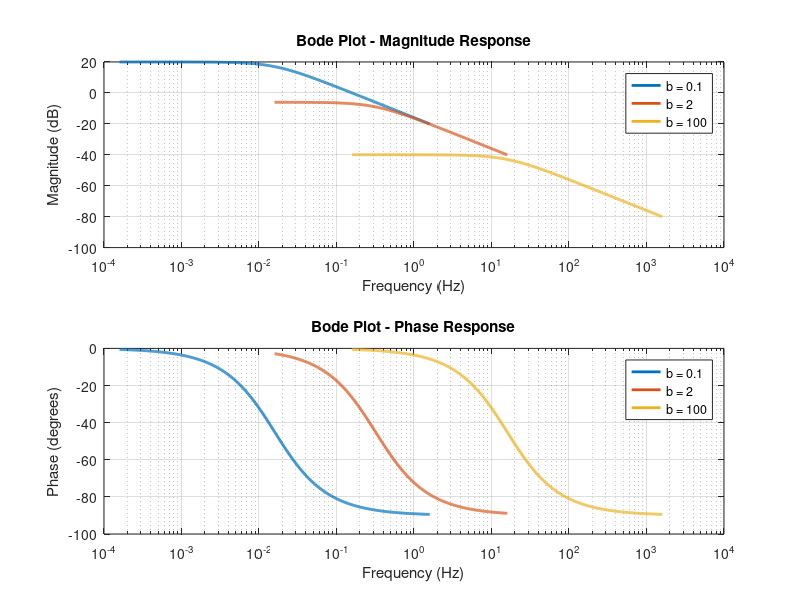

Recreate this plot in MATLAB. (Note: this script raises an error after producing the figure.)
%% A //----------//----------//----------//----------//----------//

a = 1;
b = 2;
b_values = [0.05*b, 1*b, 50*b];

figure;
for i = 1:length(b_values)
    b = b_values(i);
    G = tf(a, [1, b])
    
    % Calculate Bode plot
    [m, p, w] = bode(G);
    
    % Convert angular freq to freq
    f = w/(2*pi);
    
    % Plot magnitude response
    subplot(2, 1, 1);
    semilogx(f, 20*log10(squeeze(m)), 'DisplayName', ['b = ' num2str(b)], 'LineWidth', 2);
    hold on;
    
    % Plot phase response
    subplot(2, 1, 2);
    semilogx(f, squeeze(p), 'DisplayName', ['b = ' num2str(b)], 'LineWidth', 2);
    hold on;
end

% Set labels and legends and show plot
subplot(2, 1, 1);
grid on;
title('Bode Plot - Magnitude Response');
xlabel('Frequency (Hz)');
ylabel('Magnitude (dB)');
legend('Location', 'Best');

subplot(2, 1, 2);
grid on;
title('Bode Plot - Phase Response');
xlabel('Frequency (Hz)');
ylabel('Phase (degrees)');
legend('Location', 'Best');

sgtitle('Bode Plots for Different Values of b');

%% B //----------//----------//----------//----------//----------//

a = 1;
b = 2;
b_values = [0.05*b, 1*b, 50*b];

figure;
for i = 1:length(b_values)
    b = b_values(i);
    G = tf(a, [1, b])
    
    % Calculate the Bode plot
    [m, p] = bode(G);
    
    % Make into 1D array
    m = m(1, :);
    p = p(1, :);
    
    % Convert to radians 
    polarplot((p*pi/180), m, 'DisplayName', ['b = ' num2str(b)], 'LineWidth', 2);
    hold on;
end
legend('Location', 'Best');

%% C //----------//----------//----------//----------//----------//

a = 1;
b = 2;
c_values = [0.1*b, 10*b];

% Magnitude and phase plots
figure;
for i = 1:length(c_values)
    c = c_values(i);
    G = tf([b, 1], [c, 1, 0, 0])
    
    % Calculate the Bode plot
    [m, p, w] = bode(G);
    
    % Convert angular freq to freq
    f = w/(2*pi);
    
    % Plot magnitude response
    subplot(2, 1, 1);
    semilogx(f, 20*log10(squeeze(m)), 'DisplayName', ['c = ' num2str(c)], 'LineWidth', 2);
    hold on;
    
    % Plot phase response
    subplot(2, 1, 2);
    semilogx(f, squeeze(p), 'DisplayName', ['c = ' num2str(c)], 'LineWidth', 2);
    hold on;
end

% Set labels and legends and show plot
subplot(2, 1, 1);
grid on;
title('Bode Plot - Magnitude Response');
xlabel('Frequency (Hz)');
ylabel('Magnitude (dB)');
legend('Location', 'Best');

subplot(2, 1, 2);
grid on;
title('Bode Plot - Phase Response');
xlabel('Frequency (Hz)');
ylabel('Phase (degrees)');
legend('Location', 'Best');

sgtitle('Bode Plots for Different Values of c');

% Polar plot
figure;
for i = 1:length(c_values)
    c = c_values(i);
    G = tf([b, 1], [c, 1, 0, 0]);
    
    % Calculate the Bode plot
    [m, p] = bode(G);
   
    % Make into 1D array
    m = m(1, :);
    p = p(1, :);
    
    % Generate the polar plot
    polarplot((p* pi)/180, m, 'DisplayName', ['c = ' num2str(c)], 'LineWidth', 2);
    hold on;
end
legend('Location', 'Best');

% Set the axis limits for the polar plot
pax = gca;
rlim([0 50]);

%% D //----------//----------//----------//----------//----------//

a = 1;
b = 2;
wn = b;
zeta_values = [0.2, 0.5, 0.8];

% Magnitude and phase plots
figure;
for i = 1:length(zeta_values)
    zeta = zeta_values(i);
    G = tf((a * wn^2), [1, 2 * zeta * wn, wn^2])
    
    % Calculate the Bode plot
    [m, p, w] = bode(G);
    
    % Convert angular frequency to regular frequency (Hz)
    f = w/(2*pi);
    
    % Plot magnitude response
    subplot(2, 1, 1);
    semilogx(f, 20*log10(squeeze(m)), 'DisplayName', ['ζ = ' num2str(zeta)], 'LineWidth', 2);
    hold on;
    
    % Plot phase response
    subplot(2, 1, 2);
    semilogx(f, squeeze(p), 'DisplayName', ['ζ = ' num2str(zeta)], 'LineWidth', 2);
    hold on;
end

% Set labels and legends and show plot
subplot(2, 1, 1);
grid on;
title('Bode Plot - Magnitude Response');
xlabel('Frequency (Hz)');
ylabel('Magnitude (dB)');
legend('Location', 'Best');

subplot(2, 1, 2);
grid on;
title('Bode Plot - Phase Response');
xlabel('Frequency (Hz)');
ylabel('Phase (degrees)');
legend('Location', 'Best');

sgtitle('Bode Plots for Different Values of ζ');

% Polar plot
figure;
for i = 1:length(zeta_values)
    zeta = zeta_values(i);
    G = tf((a * wn^2), [1, 2 * zeta * wn, wn^2]);
    
    % Calculate the Bode plot
    [m, p] = bode(G);
        
    % Make into 1D array
    m = m(1, :);
    p = p(1, :);
    
    % Generate the polar plot
    polarplot((p*pi)/180, m, 'DisplayName', ['ζ = ' num2str(zeta)], 'LineWidth', 2);
    hold on;
end
legend('Location', 'Best');

% Set the axis limits for the polar plot
pax = gca;
rlim([0 3]);  % Adjust the radius limit as needed
